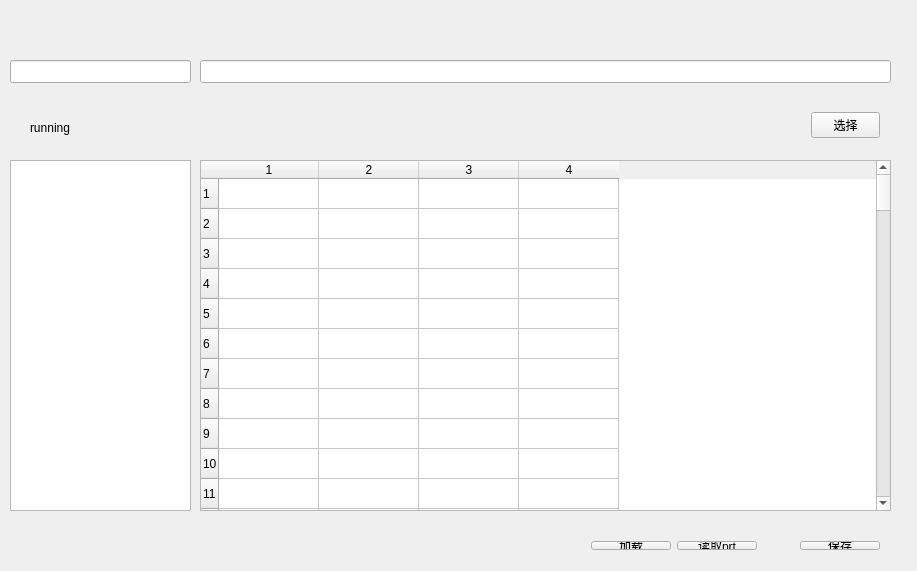
<?xml version="1.0" encoding="UTF-8"?>
<ui version="4.0">
 <class>QtWidgetstrClass</class>
 <widget class="QWidget" name="QtWidgetstrClass">
  <property name="geometry">
   <rect>
    <x>0</x>
    <y>0</y>
    <width>917</width>
    <height>571</height>
   </rect>
  </property>
  <property name="windowTitle">
   <string>NX操作界面</string>
  </property>
  <widget class="QWidget" name="horizontalLayoutWidget">
   <property name="geometry">
    <rect>
     <x>580</x>
     <y>530</y>
     <width>311</width>
     <height>31</height>
    </rect>
   </property>
   <layout class="QHBoxLayout" name="horizontalLayout">
    <item>
     <widget class="QPushButton" name="loadButton">
      <property name="text">
       <string>加载</string>
      </property>
     </widget>
    </item>
    <item>
     <widget class="QPushButton" name="loadPtrButton">
      <property name="text">
       <string>读取prt</string>
      </property>
     </widget>
    </item>
    <item>
     <spacer name="horizontalSpacer">
      <property name="orientation">
       <enum>Qt::Horizontal</enum>
      </property>
      <property name="sizeHint" stdset="0">
       <size>
        <width>40</width>
        <height>20</height>
       </size>
      </property>
     </spacer>
    </item>
    <item>
     <widget class="QPushButton" name="SaveButton">
      <property name="text">
       <string>保存</string>
      </property>
     </widget>
    </item>
   </layout>
  </widget>
  <widget class="QLineEdit" name="inputlineEdit">
   <property name="geometry">
    <rect>
     <x>10</x>
     <y>60</y>
     <width>181</width>
     <height>23</height>
    </rect>
   </property>
  </widget>
  <widget class="QLineEdit" name="showlineEdit">
   <property name="geometry">
    <rect>
     <x>200</x>
     <y>60</y>
     <width>691</width>
     <height>23</height>
    </rect>
   </property>
  </widget>
  <widget class="QLabel" name="label">
   <property name="geometry">
    <rect>
     <x>30</x>
     <y>120</y>
     <width>341</width>
     <height>16</height>
    </rect>
   </property>
   <property name="text">
    <string>running</string>
   </property>
  </widget>
  <widget class="QListWidget" name="listWidget">
   <property name="geometry">
    <rect>
     <x>10</x>
     <y>160</y>
     <width>181</width>
     <height>351</height>
    </rect>
   </property>
  </widget>
  <widget class="QTableWidget" name="tableWidget">
   <property name="geometry">
    <rect>
     <x>200</x>
     <y>160</y>
     <width>691</width>
     <height>351</height>
    </rect>
   </property>
   <property name="rowCount">
    <number>99</number>
   </property>
   <property name="columnCount">
    <number>4</number>
   </property>
   <row/>
   <row/>
   <row/>
   <row/>
   <row/>
   <row/>
   <row/>
   <row/>
   <row/>
   <row/>
   <row/>
   <row/>
   <row/>
   <row/>
   <row/>
   <row/>
   <row/>
   <row/>
   <row/>
   <row/>
   <row/>
   <row/>
   <row/>
   <row/>
   <row/>
   <row/>
   <row/>
   <row/>
   <row/>
   <row/>
   <row/>
   <row/>
   <row/>
   <row/>
   <row/>
   <row/>
   <row/>
   <row/>
   <row/>
   <row/>
   <row/>
   <row/>
   <row/>
   <row/>
   <row/>
   <row/>
   <row/>
   <row/>
   <row/>
   <row/>
   <row/>
   <row/>
   <row/>
   <row/>
   <row/>
   <row/>
   <row/>
   <row/>
   <row/>
   <row/>
   <row/>
   <row/>
   <row/>
   <row/>
   <row/>
   <row/>
   <row/>
   <row/>
   <row/>
   <row/>
   <row/>
   <row/>
   <row/>
   <row/>
   <row/>
   <row/>
   <row/>
   <row/>
   <row/>
   <row/>
   <row/>
   <row/>
   <row/>
   <row/>
   <row/>
   <row/>
   <row/>
   <row/>
   <row/>
   <row/>
   <row/>
   <row/>
   <row/>
   <row/>
   <row/>
   <row/>
   <row/>
   <row/>
   <row/>
   <column/>
   <column/>
   <column/>
   <column/>
  </widget>
  <widget class="QWidget" name="horizontalLayoutWidget_2">
   <property name="geometry">
    <rect>
     <x>800</x>
     <y>100</y>
     <width>91</width>
     <height>51</height>
    </rect>
   </property>
   <layout class="QHBoxLayout" name="horizontalLayout_2">
    <item>
     <widget class="QPushButton" name="selectButton">
      <property name="text">
       <string>选择</string>
      </property>
     </widget>
    </item>
   </layout>
  </widget>
 </widget>
 <layoutdefault spacing="6" margin="11"/>
 <resources>
  <include location="QtWidgetstr.qrc"/>
 </resources>
 <connections/>
</ui>
